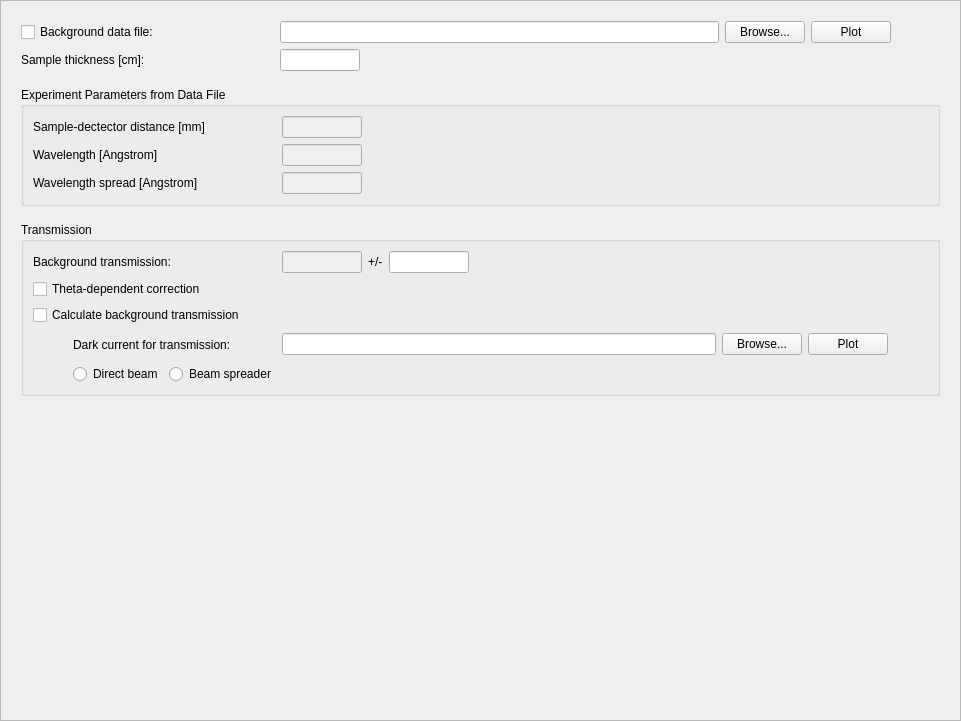
<?xml version="1.0" encoding="UTF-8"?>
<ui version="4.0">
 <class>Frame</class>
 <widget class="QFrame" name="Frame">
  <property name="enabled">
   <bool>true</bool>
  </property>
  <property name="geometry">
   <rect>
    <x>0</x>
    <y>0</y>
    <width>961</width>
    <height>721</height>
   </rect>
  </property>
  <property name="windowTitle">
   <string>Frame</string>
  </property>
  <property name="frameShape">
   <enum>QFrame::StyledPanel</enum>
  </property>
  <property name="frameShadow">
   <enum>QFrame::Raised</enum>
  </property>
  <layout class="QVBoxLayout" name="verticalLayout">
   <item>
    <widget class="QScrollArea" name="scrollArea">
     <property name="frameShape">
      <enum>QFrame::NoFrame</enum>
     </property>
     <property name="widgetResizable">
      <bool>true</bool>
     </property>
     <widget class="QWidget" name="scrollAreaWidgetContents">
      <property name="geometry">
       <rect>
        <x>0</x>
        <y>0</y>
        <width>941</width>
        <height>701</height>
       </rect>
      </property>
      <layout class="QVBoxLayout" name="verticalLayout_2">
       <item>
        <layout class="QHBoxLayout" name="horizontalLayout_4">
         <item>
          <widget class="QCheckBox" name="background_chk">
           <property name="sizePolicy">
            <sizepolicy hsizetype="Fixed" vsizetype="Fixed">
             <horstretch>0</horstretch>
             <verstretch>0</verstretch>
            </sizepolicy>
           </property>
           <property name="minimumSize">
            <size>
             <width>175</width>
             <height>0</height>
            </size>
           </property>
           <property name="maximumSize">
            <size>
             <width>175</width>
             <height>16777215</height>
            </size>
           </property>
           <property name="toolTip">
            <string>Select to apply a background subtraction.</string>
           </property>
           <property name="text">
            <string>Background data file:</string>
           </property>
          </widget>
         </item>
         <item>
          <spacer name="horizontalSpacer_8">
           <property name="orientation">
            <enum>Qt::Horizontal</enum>
           </property>
           <property name="sizeType">
            <enum>QSizePolicy::Fixed</enum>
           </property>
           <property name="sizeHint" stdset="0">
            <size>
             <width>78</width>
             <height>20</height>
            </size>
           </property>
          </spacer>
         </item>
         <item>
          <widget class="QLineEdit" name="background_edit">
           <property name="sizePolicy">
            <sizepolicy hsizetype="Expanding" vsizetype="Fixed">
             <horstretch>0</horstretch>
             <verstretch>0</verstretch>
            </sizepolicy>
           </property>
           <property name="minimumSize">
            <size>
             <width>300</width>
             <height>0</height>
            </size>
           </property>
           <property name="maximumSize">
            <size>
             <width>16777215</width>
             <height>16777215</height>
            </size>
           </property>
           <property name="toolTip">
            <string>Enter a valid data file path.</string>
           </property>
          </widget>
         </item>
         <item>
          <widget class="QPushButton" name="background_browse">
           <property name="sizePolicy">
            <sizepolicy hsizetype="Fixed" vsizetype="Fixed">
             <horstretch>0</horstretch>
             <verstretch>0</verstretch>
            </sizepolicy>
           </property>
           <property name="minimumSize">
            <size>
             <width>0</width>
             <height>0</height>
            </size>
           </property>
           <property name="maximumSize">
            <size>
             <width>16777215</width>
             <height>16777215</height>
            </size>
           </property>
           <property name="toolTip">
            <string>Click to browse.</string>
           </property>
           <property name="text">
            <string>Browse...</string>
           </property>
          </widget>
         </item>
         <item>
          <widget class="QPushButton" name="background_plot_button">
           <property name="sizePolicy">
            <sizepolicy hsizetype="Fixed" vsizetype="Fixed">
             <horstretch>0</horstretch>
             <verstretch>0</verstretch>
            </sizepolicy>
           </property>
           <property name="minimumSize">
            <size>
             <width>0</width>
             <height>0</height>
            </size>
           </property>
           <property name="maximumSize">
            <size>
             <width>16777215</width>
             <height>16777215</height>
            </size>
           </property>
           <property name="toolTip">
            <string>Click to plot 2D data.</string>
           </property>
           <property name="text">
            <string>Plot</string>
           </property>
          </widget>
         </item>
         <item>
          <spacer name="horizontalSpacer_5">
           <property name="orientation">
            <enum>Qt::Horizontal</enum>
           </property>
           <property name="sizeType">
            <enum>QSizePolicy::Fixed</enum>
           </property>
           <property name="sizeHint" stdset="0">
            <size>
             <width>49</width>
             <height>20</height>
            </size>
           </property>
          </spacer>
         </item>
        </layout>
       </item>
       <item>
        <layout class="QHBoxLayout" name="horizontalLayout_5">
         <item>
          <widget class="QLabel" name="thickness_label">
           <property name="sizePolicy">
            <sizepolicy hsizetype="Fixed" vsizetype="Fixed">
             <horstretch>0</horstretch>
             <verstretch>0</verstretch>
            </sizepolicy>
           </property>
           <property name="minimumSize">
            <size>
             <width>175</width>
             <height>0</height>
            </size>
           </property>
           <property name="maximumSize">
            <size>
             <width>175</width>
             <height>16777215</height>
            </size>
           </property>
           <property name="text">
            <string>Sample thickness [cm]:</string>
           </property>
          </widget>
         </item>
         <item>
          <spacer name="horizontalSpacer_9">
           <property name="orientation">
            <enum>Qt::Horizontal</enum>
           </property>
           <property name="sizeType">
            <enum>QSizePolicy::Fixed</enum>
           </property>
           <property name="sizeHint" stdset="0">
            <size>
             <width>78</width>
             <height>20</height>
            </size>
           </property>
          </spacer>
         </item>
         <item>
          <widget class="QLineEdit" name="thickness_edit">
           <property name="sizePolicy">
            <sizepolicy hsizetype="Fixed" vsizetype="Fixed">
             <horstretch>0</horstretch>
             <verstretch>0</verstretch>
            </sizepolicy>
           </property>
           <property name="minimumSize">
            <size>
             <width>80</width>
             <height>0</height>
            </size>
           </property>
           <property name="maximumSize">
            <size>
             <width>80</width>
             <height>16777215</height>
            </size>
           </property>
           <property name="toolTip">
            <string>Enter thickness of the background sample [cm]</string>
           </property>
          </widget>
         </item>
         <item>
          <spacer name="horizontalSpacer_10">
           <property name="orientation">
            <enum>Qt::Horizontal</enum>
           </property>
           <property name="sizeHint" stdset="0">
            <size>
             <width>40</width>
             <height>20</height>
            </size>
           </property>
          </spacer>
         </item>
        </layout>
       </item>
       <item>
        <spacer name="verticalSpacer_3">
         <property name="orientation">
          <enum>Qt::Vertical</enum>
         </property>
         <property name="sizeType">
          <enum>QSizePolicy::Fixed</enum>
         </property>
         <property name="sizeHint" stdset="0">
          <size>
           <width>20</width>
           <height>10</height>
          </size>
         </property>
        </spacer>
       </item>
       <item>
        <widget class="QGroupBox" name="geometry_options_groupbox">
         <property name="sizePolicy">
          <sizepolicy hsizetype="Expanding" vsizetype="Fixed">
           <horstretch>0</horstretch>
           <verstretch>0</verstretch>
          </sizepolicy>
         </property>
         <property name="minimumSize">
          <size>
           <width>0</width>
           <height>0</height>
          </size>
         </property>
         <property name="maximumSize">
          <size>
           <width>16777215</width>
           <height>16777215</height>
          </size>
         </property>
         <property name="title">
          <string>Experiment Parameters from Data File</string>
         </property>
         <property name="alignment">
          <set>Qt::AlignLeading|Qt::AlignLeft|Qt::AlignTop</set>
         </property>
         <layout class="QVBoxLayout" name="verticalLayout_4">
          <item>
           <layout class="QFormLayout" name="formLayout_3">
            <property name="sizeConstraint">
             <enum>QLayout::SetDefaultConstraint</enum>
            </property>
            <property name="fieldGrowthPolicy">
             <enum>QFormLayout::AllNonFixedFieldsGrow</enum>
            </property>
            <property name="labelAlignment">
             <set>Qt::AlignLeading|Qt::AlignLeft|Qt::AlignVCenter</set>
            </property>
            <property name="formAlignment">
             <set>Qt::AlignLeading|Qt::AlignLeft|Qt::AlignTop</set>
            </property>
            <property name="horizontalSpacing">
             <number>0</number>
            </property>
            <item row="0" column="0">
             <widget class="QLabel" name="label_4">
              <property name="sizePolicy">
               <sizepolicy hsizetype="Fixed" vsizetype="Preferred">
                <horstretch>0</horstretch>
                <verstretch>0</verstretch>
               </sizepolicy>
              </property>
              <property name="minimumSize">
               <size>
                <width>249</width>
                <height>0</height>
               </size>
              </property>
              <property name="maximumSize">
               <size>
                <width>249</width>
                <height>16777215</height>
               </size>
              </property>
              <property name="text">
               <string>Sample-dectector distance [mm]</string>
              </property>
             </widget>
            </item>
            <item row="0" column="1">
             <widget class="QLineEdit" name="sample_dist_edit">
              <property name="enabled">
               <bool>false</bool>
              </property>
              <property name="sizePolicy">
               <sizepolicy hsizetype="Expanding" vsizetype="Fixed">
                <horstretch>0</horstretch>
                <verstretch>0</verstretch>
               </sizepolicy>
              </property>
              <property name="minimumSize">
               <size>
                <width>80</width>
                <height>0</height>
               </size>
              </property>
              <property name="maximumSize">
               <size>
                <width>80</width>
                <height>16777215</height>
               </size>
              </property>
              <property name="toolTip">
               <string>Sample-to-detector distance read from the data file, in mm.</string>
              </property>
             </widget>
            </item>
            <item row="1" column="0">
             <widget class="QLabel" name="label_5">
              <property name="text">
               <string>Wavelength [Angstrom]</string>
              </property>
             </widget>
            </item>
            <item row="1" column="1">
             <widget class="QLineEdit" name="wavelength_edit">
              <property name="enabled">
               <bool>false</bool>
              </property>
              <property name="minimumSize">
               <size>
                <width>80</width>
                <height>0</height>
               </size>
              </property>
              <property name="maximumSize">
               <size>
                <width>80</width>
                <height>16777215</height>
               </size>
              </property>
              <property name="toolTip">
               <string>Neutron wavelength read from the data file.</string>
              </property>
             </widget>
            </item>
            <item row="2" column="0">
             <widget class="QLabel" name="label_10">
              <property name="text">
               <string>Wavelength spread [Angstrom]</string>
              </property>
              <property name="indent">
               <number>0</number>
              </property>
             </widget>
            </item>
            <item row="2" column="1">
             <widget class="QLineEdit" name="wavelength_spread_edit">
              <property name="enabled">
               <bool>false</bool>
              </property>
              <property name="minimumSize">
               <size>
                <width>80</width>
                <height>0</height>
               </size>
              </property>
              <property name="maximumSize">
               <size>
                <width>80</width>
                <height>16777215</height>
               </size>
              </property>
              <property name="toolTip">
               <string>Neutron wavelength spread read from the data file.</string>
              </property>
             </widget>
            </item>
           </layout>
          </item>
         </layout>
        </widget>
       </item>
       <item>
        <spacer name="verticalSpacer">
         <property name="orientation">
          <enum>Qt::Vertical</enum>
         </property>
         <property name="sizeType">
          <enum>QSizePolicy::Fixed</enum>
         </property>
         <property name="sizeHint" stdset="0">
          <size>
           <width>20</width>
           <height>10</height>
          </size>
         </property>
        </spacer>
       </item>
       <item>
        <widget class="QGroupBox" name="transmission_grpbox">
         <property name="title">
          <string>Transmission</string>
         </property>
         <property name="flat">
          <bool>false</bool>
         </property>
         <property name="checkable">
          <bool>false</bool>
         </property>
         <layout class="QVBoxLayout" name="verticalLayout_3">
          <item>
           <layout class="QHBoxLayout" name="horizontalLayout">
            <item>
             <widget class="QLabel" name="bck_trans_label">
              <property name="sizePolicy">
               <sizepolicy hsizetype="Fixed" vsizetype="Fixed">
                <horstretch>0</horstretch>
                <verstretch>0</verstretch>
               </sizepolicy>
              </property>
              <property name="minimumSize">
               <size>
                <width>180</width>
                <height>0</height>
               </size>
              </property>
              <property name="maximumSize">
               <size>
                <width>180</width>
                <height>16777215</height>
               </size>
              </property>
              <property name="text">
               <string>Background transmission:</string>
              </property>
             </widget>
            </item>
            <item>
             <spacer name="horizontalSpacer_2">
              <property name="orientation">
               <enum>Qt::Horizontal</enum>
              </property>
              <property name="sizeType">
               <enum>QSizePolicy::Fixed</enum>
              </property>
              <property name="sizeHint" stdset="0">
               <size>
                <width>63</width>
                <height>20</height>
               </size>
              </property>
             </spacer>
            </item>
            <item>
             <widget class="QLineEdit" name="transmission_edit">
              <property name="enabled">
               <bool>false</bool>
              </property>
              <property name="minimumSize">
               <size>
                <width>80</width>
                <height>0</height>
               </size>
              </property>
              <property name="maximumSize">
               <size>
                <width>80</width>
                <height>30</height>
               </size>
              </property>
              <property name="toolTip">
               <string>Transmission value for the background in %.</string>
              </property>
             </widget>
            </item>
            <item>
             <widget class="QLabel" name="bck_trans_err_label">
              <property name="maximumSize">
               <size>
                <width>16777215</width>
                <height>30</height>
               </size>
              </property>
              <property name="text">
               <string>+/-</string>
              </property>
             </widget>
            </item>
            <item>
             <widget class="QLineEdit" name="dtransmission_edit">
              <property name="enabled">
               <bool>true</bool>
              </property>
              <property name="minimumSize">
               <size>
                <width>80</width>
                <height>0</height>
               </size>
              </property>
              <property name="maximumSize">
               <size>
                <width>80</width>
                <height>30</height>
               </size>
              </property>
              <property name="toolTip">
               <string>Uncertainty on the background transmission.</string>
              </property>
             </widget>
            </item>
            <item>
             <spacer name="horizontalSpacer">
              <property name="orientation">
               <enum>Qt::Horizontal</enum>
              </property>
              <property name="sizeHint" stdset="0">
               <size>
                <width>40</width>
                <height>20</height>
               </size>
              </property>
             </spacer>
            </item>
           </layout>
          </item>
          <item>
           <widget class="QCheckBox" name="theta_dep_chk">
            <property name="toolTip">
             <string>Select to apply a theta-dependent transmission correction.</string>
            </property>
            <property name="text">
             <string>Theta-dependent correction</string>
            </property>
           </widget>
          </item>
          <item>
           <widget class="QCheckBox" name="calculate_trans_chk">
            <property name="toolTip">
             <string>Select to let the reduction software calculate the background transmission.</string>
            </property>
            <property name="text">
             <string>Calculate background transmission</string>
            </property>
           </widget>
          </item>
          <item>
           <layout class="QHBoxLayout" name="horizontalLayout_3">
            <item>
             <spacer name="horizontalSpacer_7">
              <property name="orientation">
               <enum>Qt::Horizontal</enum>
              </property>
              <property name="sizeType">
               <enum>QSizePolicy::Fixed</enum>
              </property>
              <property name="sizeHint" stdset="0">
               <size>
                <width>40</width>
                <height>20</height>
               </size>
              </property>
             </spacer>
            </item>
            <item>
             <widget class="QLabel" name="trans_dark_current_label">
              <property name="sizePolicy">
               <sizepolicy hsizetype="Fixed" vsizetype="Fixed">
                <horstretch>0</horstretch>
                <verstretch>0</verstretch>
               </sizepolicy>
              </property>
              <property name="minimumSize">
               <size>
                <width>203</width>
                <height>27</height>
               </size>
              </property>
              <property name="maximumSize">
               <size>
                <width>203</width>
                <height>27</height>
               </size>
              </property>
              <property name="text">
               <string>Dark current for transmission:</string>
              </property>
             </widget>
            </item>
            <item>
             <widget class="QLineEdit" name="trans_dark_current_edit">
              <property name="sizePolicy">
               <sizepolicy hsizetype="Expanding" vsizetype="Fixed">
                <horstretch>0</horstretch>
                <verstretch>0</verstretch>
               </sizepolicy>
              </property>
              <property name="minimumSize">
               <size>
                <width>300</width>
                <height>0</height>
               </size>
              </property>
              <property name="maximumSize">
               <size>
                <width>16777215</width>
                <height>16777215</height>
               </size>
              </property>
              <property name="toolTip">
               <string>Enter a valid file path to be used for the dark current data.</string>
              </property>
             </widget>
            </item>
            <item>
             <widget class="QPushButton" name="trans_dark_current_button">
              <property name="sizePolicy">
               <sizepolicy hsizetype="Fixed" vsizetype="Fixed">
                <horstretch>0</horstretch>
                <verstretch>0</verstretch>
               </sizepolicy>
              </property>
              <property name="minimumSize">
               <size>
                <width>0</width>
                <height>0</height>
               </size>
              </property>
              <property name="maximumSize">
               <size>
                <width>16777215</width>
                <height>16777215</height>
               </size>
              </property>
              <property name="toolTip">
               <string>Click to browse.</string>
              </property>
              <property name="text">
               <string>Browse...</string>
              </property>
             </widget>
            </item>
            <item>
             <widget class="QPushButton" name="trans_dark_current_plot_button">
              <property name="sizePolicy">
               <sizepolicy hsizetype="Fixed" vsizetype="Fixed">
                <horstretch>0</horstretch>
                <verstretch>0</verstretch>
               </sizepolicy>
              </property>
              <property name="minimumSize">
               <size>
                <width>0</width>
                <height>0</height>
               </size>
              </property>
              <property name="maximumSize">
               <size>
                <width>16777215</width>
                <height>16777215</height>
               </size>
              </property>
              <property name="toolTip">
               <string>Click to plot 2D data.</string>
              </property>
              <property name="text">
               <string>Plot</string>
              </property>
             </widget>
            </item>
            <item>
             <spacer name="horizontalSpacer_6">
              <property name="orientation">
               <enum>Qt::Horizontal</enum>
              </property>
              <property name="sizeType">
               <enum>QSizePolicy::Fixed</enum>
              </property>
              <property name="sizeHint" stdset="0">
               <size>
                <width>40</width>
                <height>20</height>
               </size>
              </property>
             </spacer>
            </item>
           </layout>
          </item>
          <item>
           <layout class="QHBoxLayout" name="horizontalLayout_2">
            <item>
             <spacer name="horizontalSpacer_4">
              <property name="orientation">
               <enum>Qt::Horizontal</enum>
              </property>
              <property name="sizeType">
               <enum>QSizePolicy::Fixed</enum>
              </property>
              <property name="sizeHint" stdset="0">
               <size>
                <width>40</width>
                <height>20</height>
               </size>
              </property>
             </spacer>
            </item>
            <item>
             <widget class="QRadioButton" name="trans_direct_chk">
              <property name="toolTip">
               <string>Select to use the direct beam method for transmission calculation.</string>
              </property>
              <property name="text">
               <string>Direct beam</string>
              </property>
             </widget>
            </item>
            <item>
             <widget class="QRadioButton" name="trans_spreader_chk">
              <property name="toolTip">
               <string>Select to use the beam spreader (glassy carbon) method for transmission calculation.</string>
              </property>
              <property name="text">
               <string>Beam spreader</string>
              </property>
             </widget>
            </item>
            <item>
             <spacer name="horizontalSpacer_3">
              <property name="orientation">
               <enum>Qt::Horizontal</enum>
              </property>
              <property name="sizeHint" stdset="0">
               <size>
                <width>40</width>
                <height>20</height>
               </size>
              </property>
             </spacer>
            </item>
           </layout>
          </item>
          <item>
           <layout class="QVBoxLayout" name="widget_placeholder"/>
          </item>
         </layout>
        </widget>
       </item>
       <item>
        <spacer name="verticalSpacer_2">
         <property name="orientation">
          <enum>Qt::Vertical</enum>
         </property>
         <property name="sizeType">
          <enum>QSizePolicy::Expanding</enum>
         </property>
         <property name="sizeHint" stdset="0">
          <size>
           <width>20</width>
           <height>40</height>
          </size>
         </property>
        </spacer>
       </item>
      </layout>
     </widget>
    </widget>
   </item>
  </layout>
 </widget>
 <resources/>
 <connections/>
</ui>
